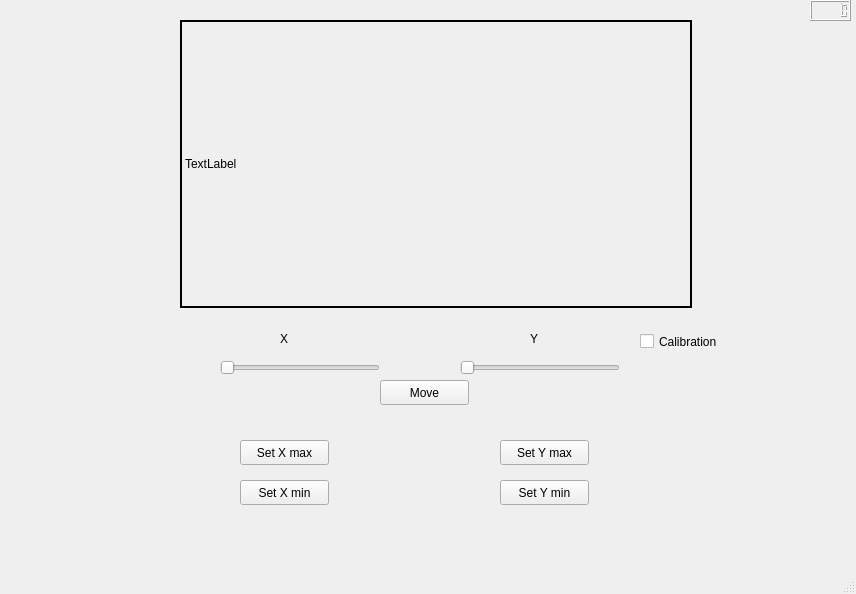
<?xml version="1.0" encoding="UTF-8"?>
<ui version="4.0">
 <class>MainWindow</class>
 <widget class="QMainWindow" name="MainWindow">
  <property name="geometry">
   <rect>
    <x>0</x>
    <y>0</y>
    <width>856</width>
    <height>594</height>
   </rect>
  </property>
  <property name="windowTitle">
   <string>MainWindow</string>
  </property>
  <widget class="QWidget" name="centralwidget">
   <widget class="QLCDNumber" name="lcdNumber">
    <property name="geometry">
     <rect>
      <x>810</x>
      <y>0</y>
      <width>41</width>
      <height>21</height>
     </rect>
    </property>
   </widget>
   <widget class="QLabel" name="label">
    <property name="geometry">
     <rect>
      <x>180</x>
      <y>20</y>
      <width>512</width>
      <height>288</height>
     </rect>
    </property>
    <property name="frameShape">
     <enum>QFrame::WinPanel</enum>
    </property>
    <property name="text">
     <string>TextLabel</string>
    </property>
   </widget>
   <widget class="QPushButton" name="pushButton">
    <property name="geometry">
     <rect>
      <x>380</x>
      <y>380</y>
      <width>89</width>
      <height>25</height>
     </rect>
    </property>
    <property name="text">
     <string>Move</string>
    </property>
   </widget>
   <widget class="QLabel" name="label_2">
    <property name="geometry">
     <rect>
      <x>280</x>
      <y>330</y>
      <width>67</width>
      <height>17</height>
     </rect>
    </property>
    <property name="text">
     <string>X</string>
    </property>
   </widget>
   <widget class="QLabel" name="label_3">
    <property name="geometry">
     <rect>
      <x>530</x>
      <y>330</y>
      <width>67</width>
      <height>17</height>
     </rect>
    </property>
    <property name="text">
     <string>Y</string>
    </property>
   </widget>
   <widget class="QCheckBox" name="checkBox">
    <property name="geometry">
     <rect>
      <x>640</x>
      <y>330</y>
      <width>101</width>
      <height>23</height>
     </rect>
    </property>
    <property name="text">
     <string>Calibration</string>
    </property>
   </widget>
   <widget class="QPushButton" name="pushButton_2">
    <property name="geometry">
     <rect>
      <x>240</x>
      <y>440</y>
      <width>89</width>
      <height>25</height>
     </rect>
    </property>
    <property name="text">
     <string>Set X max</string>
    </property>
   </widget>
   <widget class="QSlider" name="horizontalSlider">
    <property name="geometry">
     <rect>
      <x>220</x>
      <y>360</y>
      <width>160</width>
      <height>16</height>
     </rect>
    </property>
    <property name="maximum">
     <number>180</number>
    </property>
    <property name="orientation">
     <enum>Qt::Horizontal</enum>
    </property>
   </widget>
   <widget class="QSlider" name="horizontalSlider_2">
    <property name="geometry">
     <rect>
      <x>460</x>
      <y>360</y>
      <width>160</width>
      <height>16</height>
     </rect>
    </property>
    <property name="maximum">
     <number>180</number>
    </property>
    <property name="orientation">
     <enum>Qt::Horizontal</enum>
    </property>
   </widget>
   <widget class="QPushButton" name="pushButton_3">
    <property name="geometry">
     <rect>
      <x>240</x>
      <y>480</y>
      <width>89</width>
      <height>25</height>
     </rect>
    </property>
    <property name="text">
     <string>Set X min</string>
    </property>
   </widget>
   <widget class="QPushButton" name="pushButton_4">
    <property name="geometry">
     <rect>
      <x>500</x>
      <y>480</y>
      <width>89</width>
      <height>25</height>
     </rect>
    </property>
    <property name="text">
     <string>Set Y min</string>
    </property>
   </widget>
   <widget class="QPushButton" name="pushButton_5">
    <property name="geometry">
     <rect>
      <x>500</x>
      <y>440</y>
      <width>89</width>
      <height>25</height>
     </rect>
    </property>
    <property name="text">
     <string>Set Y max</string>
    </property>
   </widget>
  </widget>
  <widget class="QMenuBar" name="menubar">
   <property name="geometry">
    <rect>
     <x>0</x>
     <y>0</y>
     <width>856</width>
     <height>22</height>
    </rect>
   </property>
  </widget>
  <widget class="QStatusBar" name="statusbar"/>
 </widget>
 <resources/>
 <connections/>
</ui>
